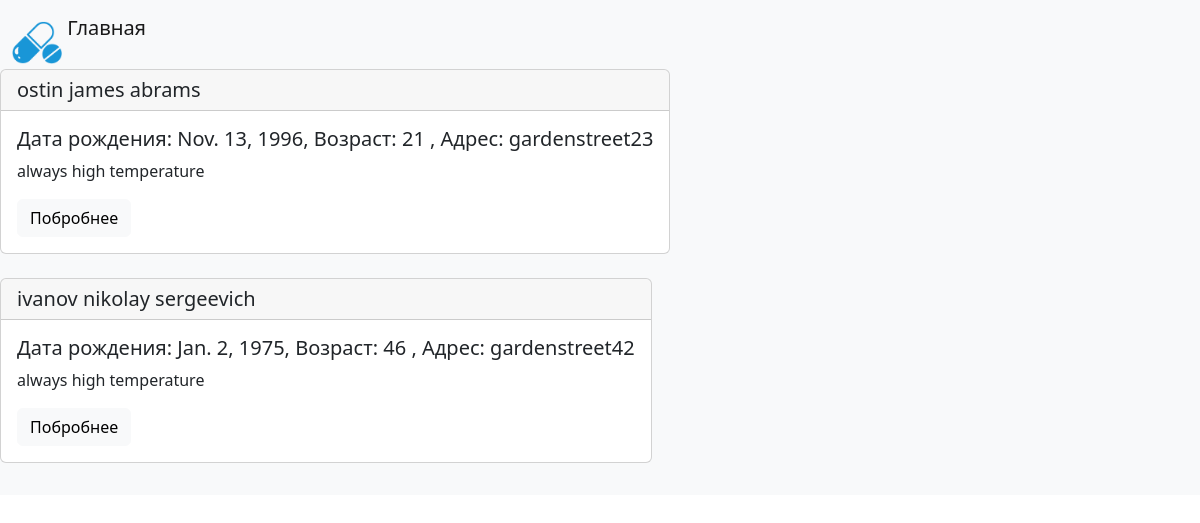
Screenshot of /information/ with the database file from the repository.
### patient/models.py (models this page shows, shortened)
class Patient(models.Model):
    last_name = models.CharField(max_length=50, db_index=True)
    first_name = models.CharField(max_length=50, db_index=True)
    second_name = models.CharField(max_length=50, db_index=True)
    age = models.SmallIntegerField()
    date_of_birth = models.DateField()
    address = models.CharField(max_length=255)
    diagnosis = models.TextField(blank=True)
    time_create = models.DateField(auto_now_add=True)
    time_update = models.DateField(auto_now=True)
    is_agree = models.BooleanField(default=False)

### patient/views.py (the view)
# urls.py: path('information/', information, name='information')
def information(request):
    inf = Patient.objects.all()
    return render(request, 'patients/information.html', {'inf': inf, 'title': 'Информация о пациенте'})

### patient/templates/patients/information.html
{%extends 'patients/base.html'%}
{% block page%}
{% for i in inf %}
<div class="card mb-4">
  <h5 class="card-header">{{i.last_name}} {{i.first_name}} {{i.second_name}}</h5>
  <div class="card-body">
    <h5 class="card-title">Дата рождения: {{i.date_of_birth}}, Возраст: {{i.age}} , Адрес: {{i.address}}</h5>
    <p class="card-text">{{i.diagnosis|truncatewords:15 }}</p>
    <a href="#" class="btn btn-light">Побробнее</a>
  </div>
</div>
{% endfor %}
{% endblock %}

### patient/templates/patients/base.html (shortened to what this page needs)
{% load static %}
<!doctype html>
<html lang="en">
<head>
    <link rel="stylesheet" href="{% static 'patients/css/bootstrap.css'%}">
    <link rel="stylesheet" href="{% static 'patients/css/main.css'%}">
</head>
<body>
<nav class="navbar bg-light">
  <div class="container-fluid">
    <a class="navbar-brand" href="{%url 'menu'%}">
      <img src="{% static 'patients/icons/pills_medical_10733.png'%}" alt="" width="50" height="50" class="d-inline-block align-text-top">
      Главная
    </a>
  </div>
    {% block page%}
    {% endblock %}
</nav>
</body>
</html>

### rows the page displays
Patient: last_name "ostin", first_name "james", second_name "abrams", date_of_birth "Nov. 13, 1996", age "21", address "gardenstreet23", diagnosis "always high temperature"
Patient: last_name "ivanov", first_name "nikolay", second_name "sergeevich", date_of_birth "Jan. 2, 1975", age "46", address "gardenstreet42", diagnosis "always high temperature"
